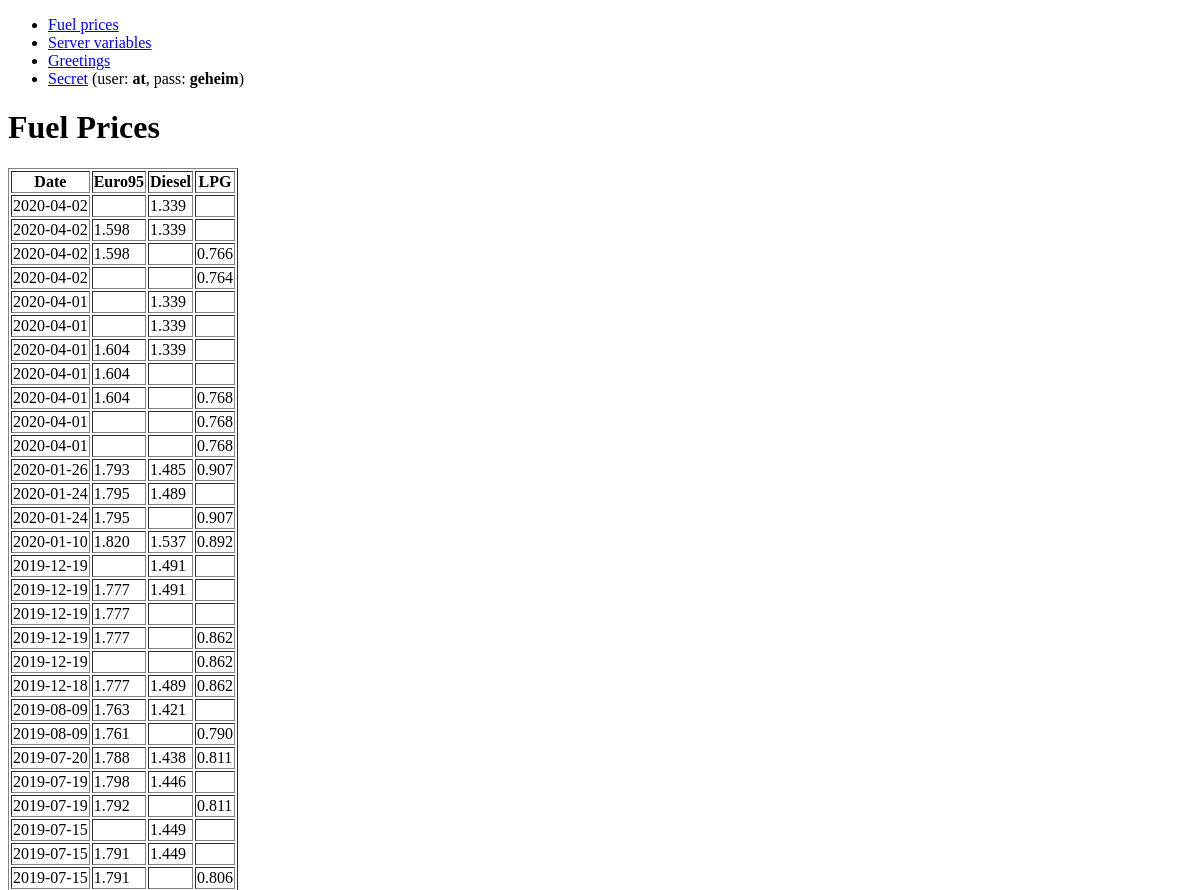
Before: / (upper part) with the older database file.
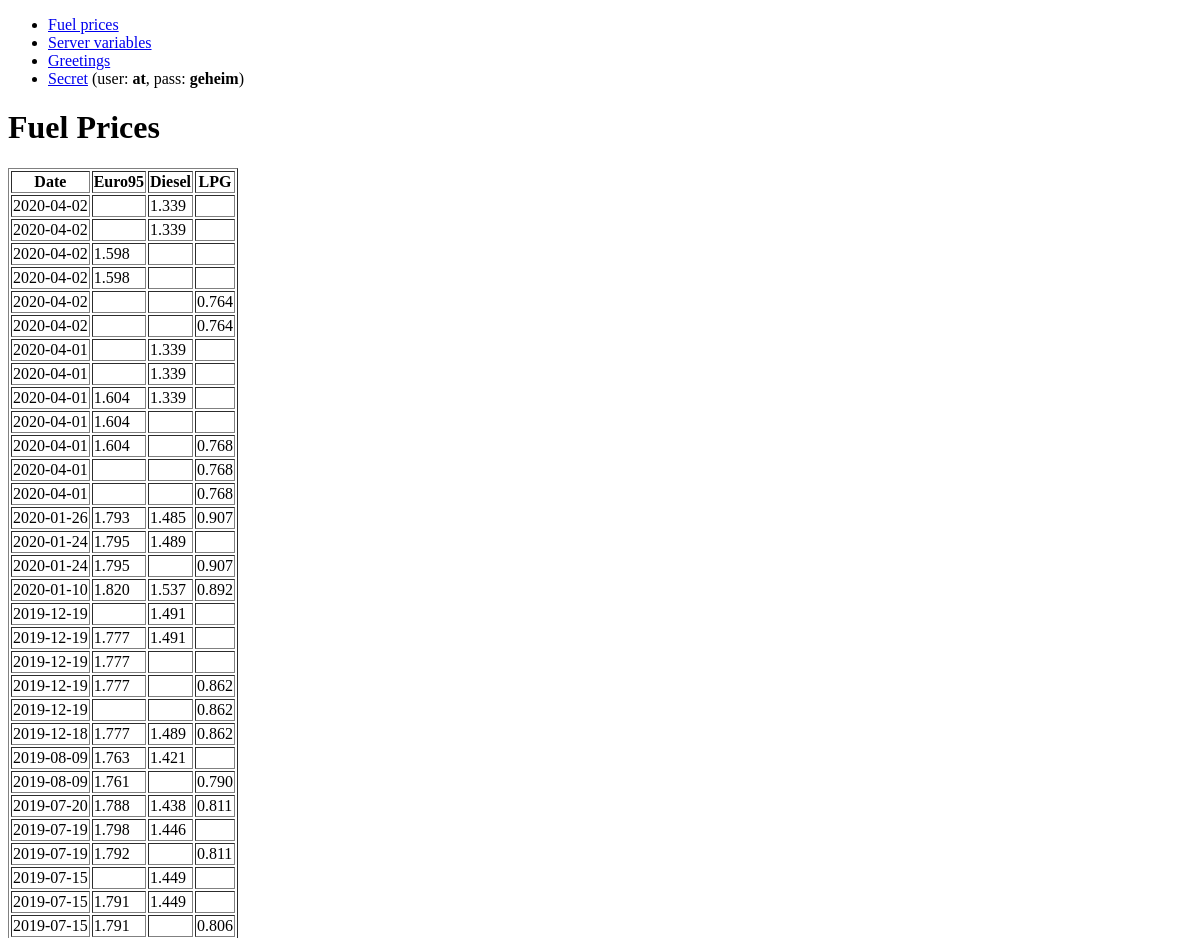
After: the same page with the newer database file.
### tables this page shows
CREATE TABLE prices (day date default CURRENT_DATE, fuel text, price decimal(5, 3));

### sources/webapp.py (the view)
@app.route('/')
def index():
    stuff = do_query('SELECT * FROM prices ORDER BY day DESC, fuel ASC', result_set_name='fuels')
    rows = stuff['fuels']
    info = []
    item = {}
    for idx, row in enumerate(rows):
        if idx and idx % 3 == 0:
            info.append(item)
            item = {}
        item['Datum'] = row['day']
        item[row['fuel']] = '{:.3f}'.format(row['price'])
    info.append(item)
    return render_template('fuels.html', fuels=info)

### sources/webapp.py (called while the page is built)
def get_row_as_dict(row, curs):
    obj = {}
    for idx, col in enumerate(curs.description):
        obj[col[0]] = row[idx]
    return obj

def do_query(query, bindings=None, result_set_name='result set'):
    db = get_db()
    if bindings:
        curs = db.execute(query, bindings)
    else:
        curs = db.execute(query)
    result_set = []
    for row in curs:
        result_set.append(get_row_as_dict(row, curs))
    return {result_set_name: result_set}

def connect_db():
    rv = sqlite3.connect(os.path.join(app.root_path, 'fuelprices.db'))
    rv.row_factory = sqlite3.Row
    return rv

def get_db():
    if not hasattr(g, 'sqlite_db'):
        g.sqlite_db = connect_db()
    return g.sqlite_db

### sources/templates/fuels.html
{% extends "layout.html" %}
{% block title %}Fuel Prices{% endblock %}
{% block content %}
<table border="1">
    <tr><th>Date</th><th>Euro95</th><th>Diesel</th><th>LPG</th></tr>
    {% for row in fuels %}
        <tr>
            <td>{{ row.Datum }}</td>
            <td>{{ row.Euro95 }}</td>
            <td>{{ row.Diesel }}</td>
            <td>{{ row.LPG }}</td>
        </tr>
    {% endfor %}
</table>
{% endblock %}

### sources/templates/layout.html (shortened to what this page needs)
<!DOCTYPE html>
<html lang="en">
    <head>
    </head>
    <body>
        <nav>
            <ul>
                <li><a href="/">Fuel prices</a></li>
                <li><a href="/vars/">Server variables</a></li>
                <li><a href="/greeting/">Greetings</a></li>
                <li><a href="/secret/">Secret</a> (user: <strong>at</strong>, pass: <strong>geheim</strong>)</li>
            </ul>
        </nav>
        <main>
            <h1>{{ self.title() }}</h1>
            {% block content %}{% endblock %}
        </main>
    </body>
</html>

Changed rows visible on the page:
no longer on this page (row unchanged): prices: Datum "2020-04-02", Euro95 "1.598", Diesel "1.339"
no longer on this page (row unchanged): prices: Datum "2020-04-02", Euro95 "1.598", LPG "0.766"
added prices: Datum "2020-04-02", Diesel "1.339"
now on this page (row unchanged): prices: Datum "2020-04-02", Euro95 "1.598"
added prices: Datum "2020-04-02", Euro95 "1.598"
added prices: Datum "2020-04-02", LPG "0.764"
